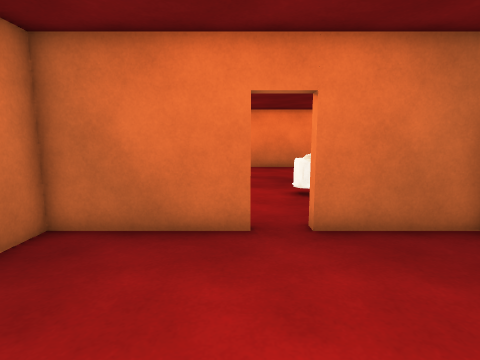
[1] (above)

12 first-person views from a walk through a scene from a Unity 3-D project. The camera is 1.3 m above the floor, tilts 8° down and sees 80° across. The floor is counted in squares, 0.6 m on a side. Each view is taken from the middle of a square. On the plan, view 1 faces up. The plan holds only what a view shows up to about 17 squares ahead; the rest is blank. The place goes on beyond the plan. The player is left out.

[2]
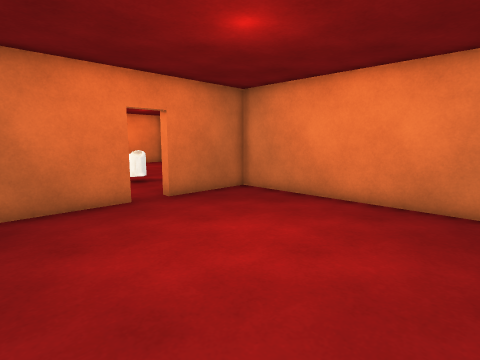

[3]
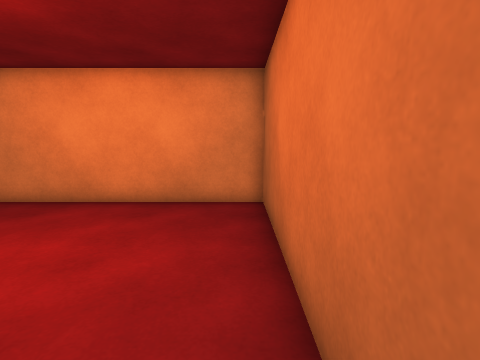

[4]
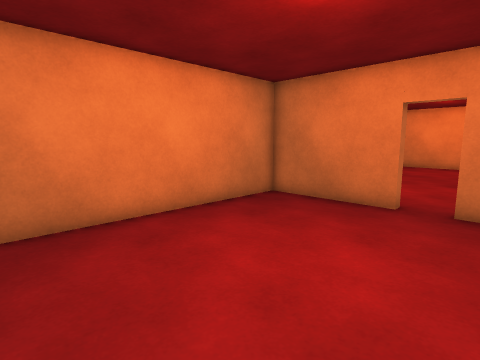

[5]
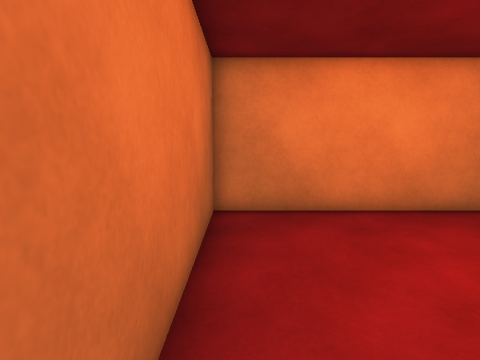

[6]
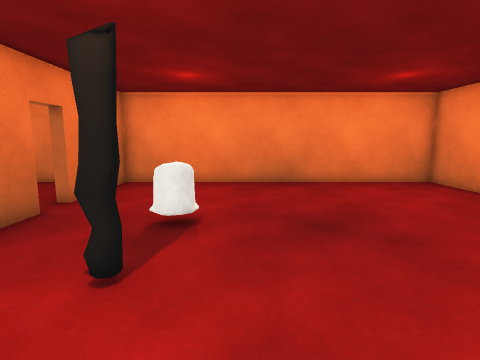

[7]
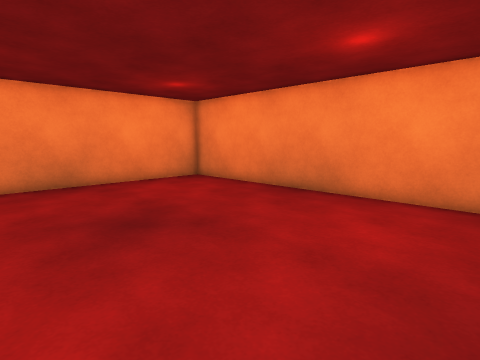

[8]
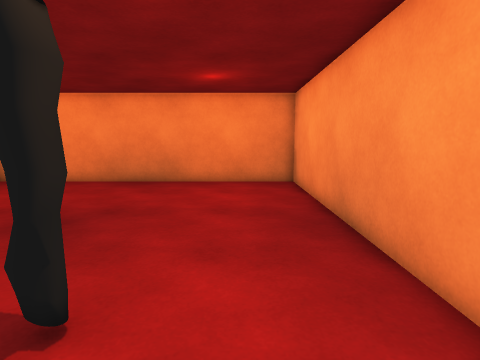

[9]
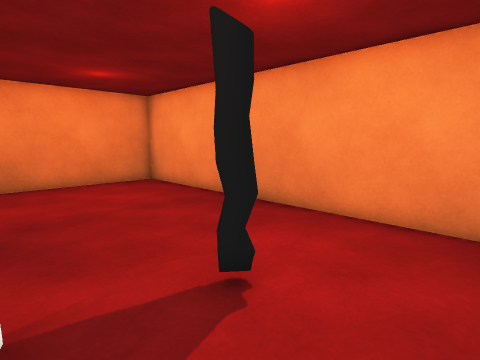

[10]
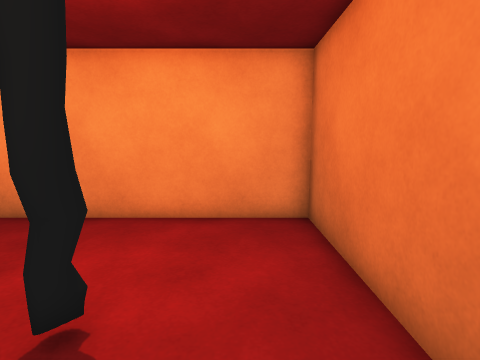

[11]
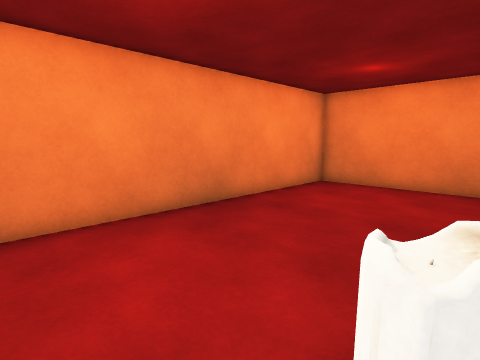

[12]
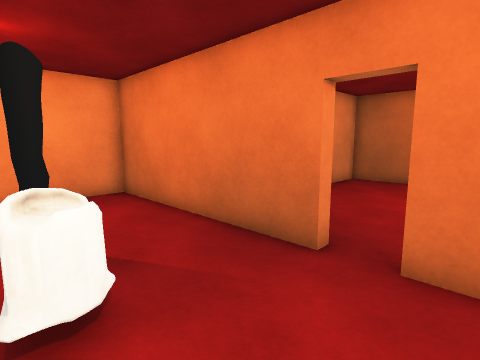

### Floor plan
Points are (right, up) in squares from view 1. A wall is a line through its corners. A room is listed if a view was taken in it or the views show most of it. See-through windows are left out.
Room 1 (views 1, 2, 3, 4, 5)
walls: (0.3, 6.6) (-4.7, 6.6) (-4.7, -3.8) (5.9, -3.8) (5.9, 6.6) (1.8, 6.6)
ways out: opening at (1, 7) to room 2
Room 2 (views 6, 7, 8, 9, 10, 11, 12)
walls: (6, 11.2) (6.1, 11) (6.1, 10.8) (5.8, 10.7) (5.6, 10.8); (6.1, 11.2) (6.1, 10.8); (6.2, 10.7) (5.7, 10.7); (6.2, 10.7) (5.8, 10.7) (5.5, 10.9); (1.8, 6.6) (1.8, 7.1) (10.8, 7.1) (10.8, 22.8) (-4.7, 22.8) (-4.7, 7.1) (-3.8, 7.1); (-0.8, 7.1) (0.3, 7.1) (0.3, 6.6)
ways out: opening at (1, 7) to room 1
objects: other object (2, 11) to (3, 12)

Positions as (right, up) in squares from view 1, and headings:
1: (0, 0), facing up
2: (-4, -3), facing up-right
3: (-4, -3), facing right
4: (3, -3), facing up-left
5: (4, -3), facing left
6: (10, 13), facing left
7: (10, 12), facing up-left
8: (8, 8), facing up
9: (3, 8), facing up-right
10: (3, 9), facing right
11: (3, 9), facing up-left
12: (-1, 12), facing down-right
